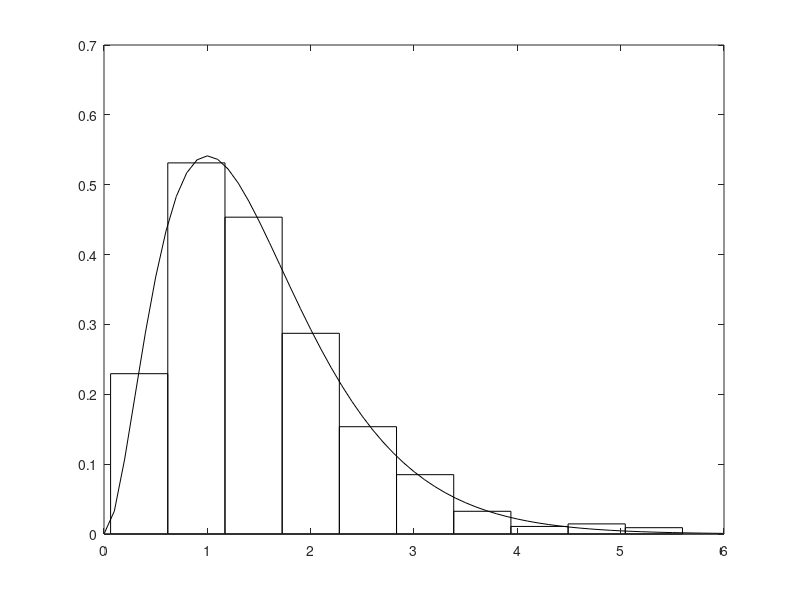

The MATLAB script that drew this image:
n = 1000;
t = 3;
lam = 2;
U = rand(t,n);
logU = -log(U)/lam;
X = sum(logU);
[N,h] = hist(X,10);
N = N/(h(2)-h(1))/n;
x = 0:.1:6;
y = gampdf(x,t,1/lam);
bar(h,N,1,'w')
hold on
plot(x,y,'k')
hold off